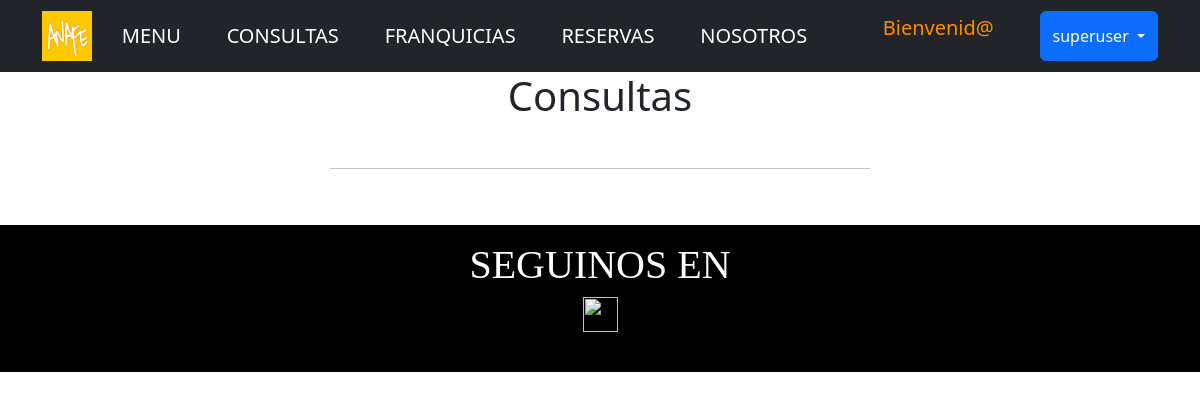
Before: /App_Resto/consulta-listar/ (signed in) with the older database file.
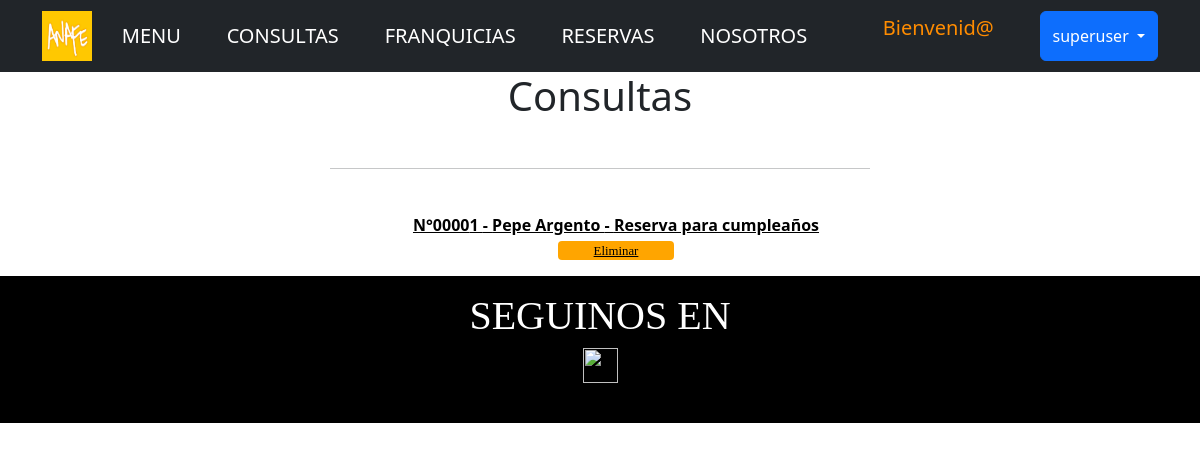
After: the same page with the newer database file.
### App_Resto/models.py (models this page shows, shortened)
class Consulta(models.Model):
    nombre = models.CharField(max_length=50)
    asunto = models.CharField(max_length=50)
    email = models.EmailField()
    mensaje = models.CharField(max_length=200)
    class Meta():
        verbose_name = 'Consulta'
        verbose_name_plural = 'Consultas'

### App_Resto/views.py (the view)
# urls.py: path('consulta-listar/', consultaListView.as_view(), name="ConsultaListar"),
class consultaListView(LoginRequiredMixin, ListView):
    model = Consulta
    template_name = "consulta-listar.html"

### App_Resto/templates/consulta-listar.html (shortened to what this page needs)
{% extends 'padre.html' %}
{% load static %}
{% block bloqueQueCambia %}
<html>
        <head>
        </head>
        <body>
            <div>
            <center><h1>Consultas</h1></center>
                <br>
                <center><hr width="45%" color="black"  /></center>
                <br>
                <ul style="line-height: 0;">
                {% for consulta in object_list %}
            <div><p style="line-height: 1">
                <center><a href= "{% url 'ConsultaDetallar' consulta.id %}"><spam style="font-weight: bold;">N°0000{{consulta.id}} - {{consulta.nombre}} - {{consulta.asunto}}</spam></a>
                </p>
                <button style="font-size: 80%; width: 10%; height: 3ch;" >
                    <a href="{% url 'ConsultaEliminar' consulta.id %}">Eliminar</a>
                </button>
            </div>
                {% endfor %}
                </ul>
        </body>
{% endblock bloqueQueCambia %}

Changed rows visible on the page:
added Consulta: id "1", nombre "Pepe Argento", asunto "Reserva para cumpleaños"
